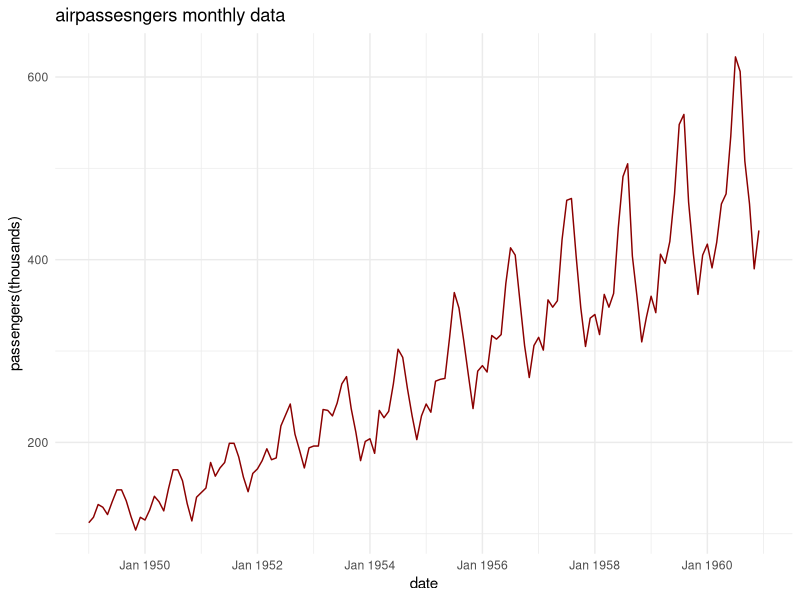
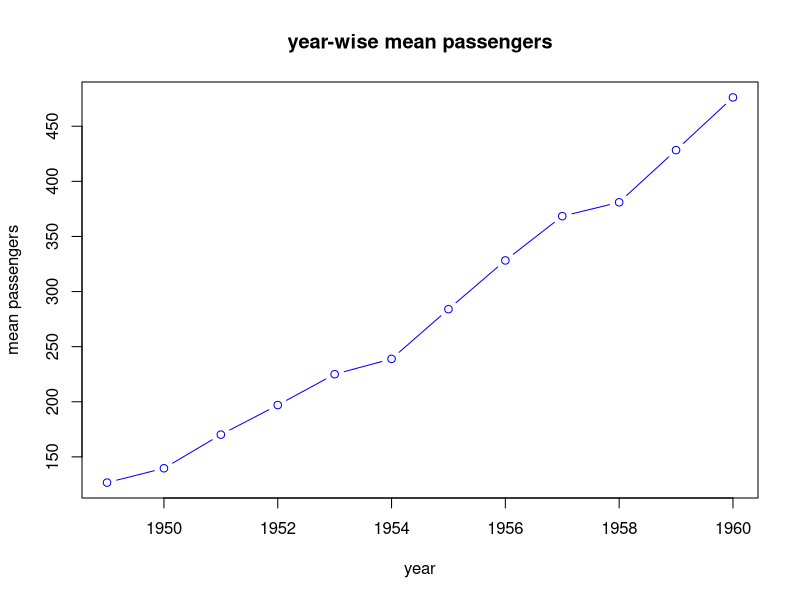
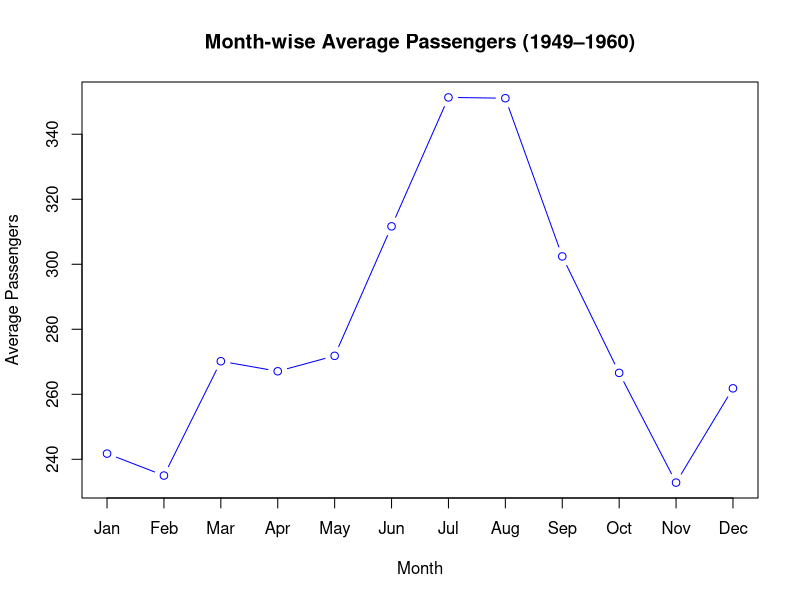
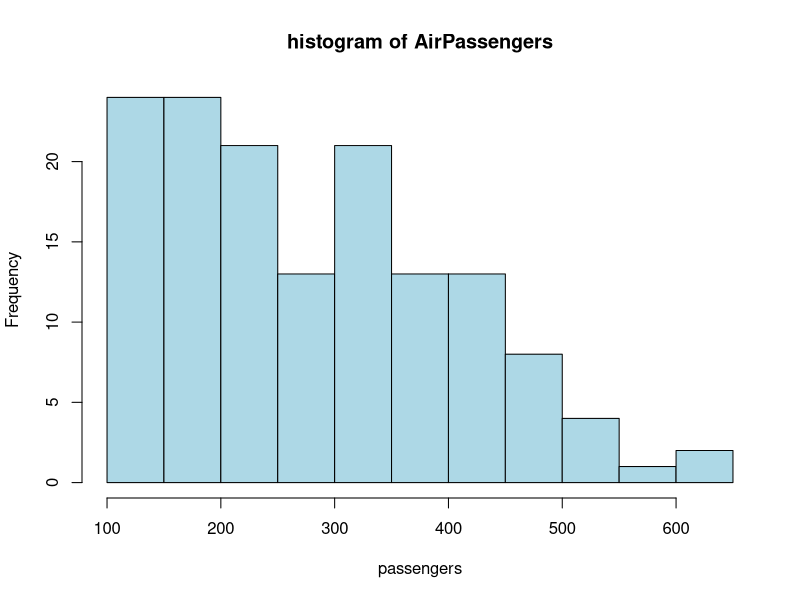
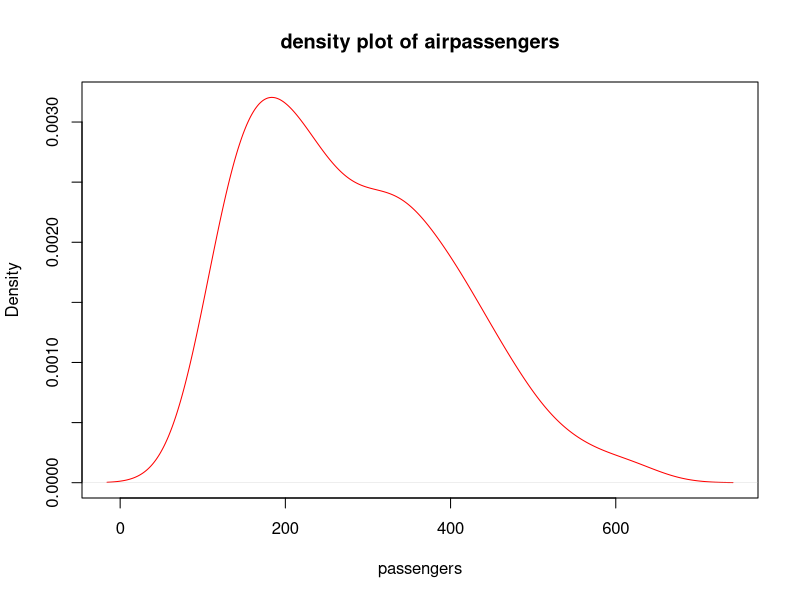
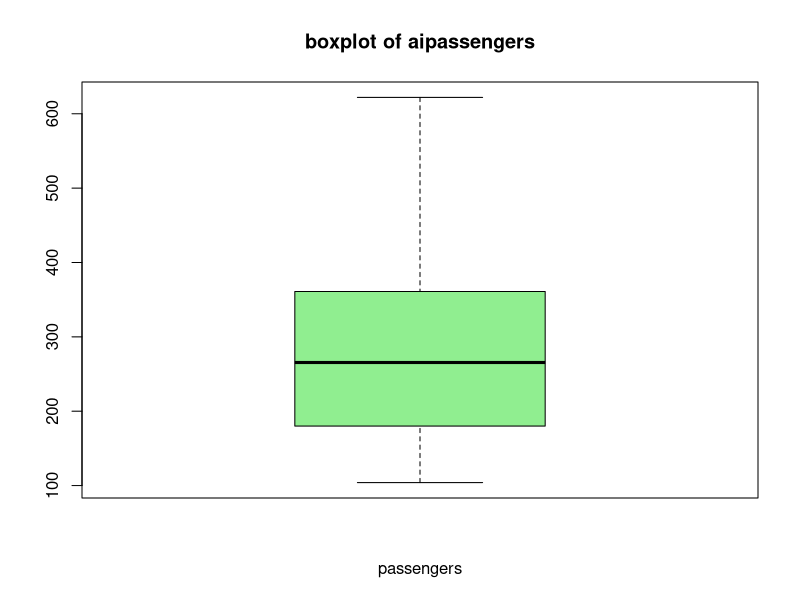
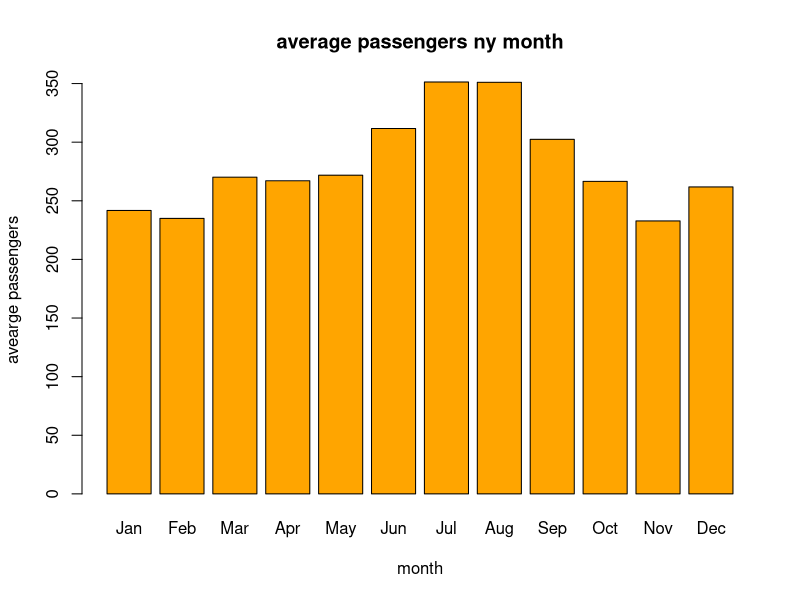
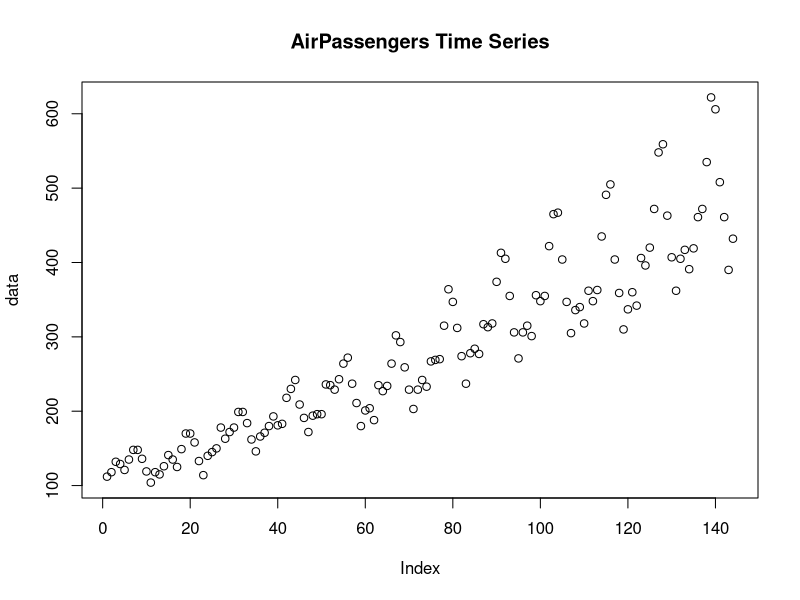

R code for these plots, in order:
library(tidyverse)
install.packages("zoo")
library(zoo)
data()
AirPassengers
is.na(AirPassengers)
class(AirPassengers)
start(AirPassengers);end(AirPassengers);frequency(AirPassengers)
ap_df <- data.frame(
  date=as.yearmon(time(AirPassengers)),
  value=as.numeric(AirPassengers)
)
ggplot(ap_df,aes(date,value))+
  geom_line(color="darkred")+
  labs(title = "airpassesngers monthly data",
       x="date",
       y="passengers(thousands)")+
  theme_minimal()

#yearwise
apdf1 <- data.frame(
  year=floor(time(AirPassengers)),
  value=as.numeric(AirPassengers)
)
yearly_summary <- aggregate(value~year,data = apdf1,
                            FUN = function(x)c(mean=mean(x),
                                                variance=var(x),
                                                min=min(x),
                                                max=max(x)))
yearly_summary <- do.call(data.frame,yearly_summary)
print(yearly_summary)

ap_df=data.frame(
  year=floor(time(AirPassengers)),
  value=as.numeric(AirPassengers)
)
yearly_mean=aggregate(value~year,data=ap_df,FUN = mean)
plot(yearly_mean$year,yearly_mean$value,
     type = "b",col="blue",
     main = "year-wise mean passengers",
     xlab = "year",ylab="mean passengers")

#monthwise
# Month-wise average passengers
ap_df <- data.frame(
  month = cycle(AirPassengers),          
  value = as.numeric(AirPassengers)     
)

monthly_mean <- aggregate(value ~ month, data = ap_df, FUN = mean)

plot(monthly_mean$month, monthly_mean$value,
     type = "b", col = "blue",
     main = "Month-wise Average Passengers (1949–1960)",
     xlab = "Month", ylab = "Average Passengers",
     xaxt = "n")                         
axis(1, at = 1:12, labels = month.abb)   

#summary
data <- as.numeric(AirPassengers)
months <- cycle(AirPassengers)
table(months)  
install.packages("e1071")
library(e1071)

skewness(data)
summary(AirPassengers)

hist(AirPassengers,
     main = "histogram of AirPassengers",
     xlab="passengers",
     col = "lightblue")

plot(density(AirPassengers),
     main = "density plot of airpassengers",
     xlab ="passengers",
     col="red")

boxplot(AirPassengers,
        main="boxplot of aipassengers",
        xlab="passengers",
        col="lightgreen")
barplot(monthly_mean$value,
        names.arg = month.abb,
        main="average passengers ny month",
        xlab="month",ylab = "avearge passengers",
        col="orange")
plot(data, main = "AirPassengers Time Series")
decomp <- decompose(AirPassengers)
plot(decomp)
 
library(zoo)

rollmean <- rollmean(AirPassengers, 12)   
plot(rollmean, col = "blue", main = "Rolling Mean (12 months)")

rollvar <- rollapply(AirPassengers, 12, var)                             
plot(rollvar, col = "red", main = "Rolling Variance (12 months)")
 
install.packages("tseries")
library(tseries)

adf.test(data)
acf(data, main = "ACF of AirPassengers")
pacf(data, main = "PACF of AirPassengers")

log_data <- log(AirPassengers)
plot(log_data, main = "Log-transformed AirPassengers")

diff_data <- diff(log_data)     
plot(diff_data, main = "Differenced Log AirPassengers")

diff_seasonal <- diff(log_data, lag = 12) 
plot(diff_seasonal, main = "Seasonally Differenced Log AirPassengers")

install.packages("forecast")
library(forecast)
seasonplot(AirPassengers, col = rainbow(12),
           main = "Seasonal Plot: AirPassengers",
           year.labels = TRUE, year.labels.left = TRUE)

library(ggplot2)
install.packages("reshape2")
library(reshape2)

ap_df <- data.frame(
  year  = floor(time(AirPassengers)),
  month = cycle(AirPassengers),
  value = as.numeric(AirPassengers)
)

ap_wide <- dcast(ap_df, year ~ month, value.var = "value")

# Heatmap
install.packages("pheatmap")
library(pheatmap)
pheatmap(ap_wide[,-1], cluster_rows = FALSE, cluster_cols = FALSE,
         main = "Heatmap of Monthly Passenger Counts",
         labels_row = ap_wide$year, labels_col = month.abb)

lag.plot(AirPassengers, lags = 12, do.lines = FALSE)
